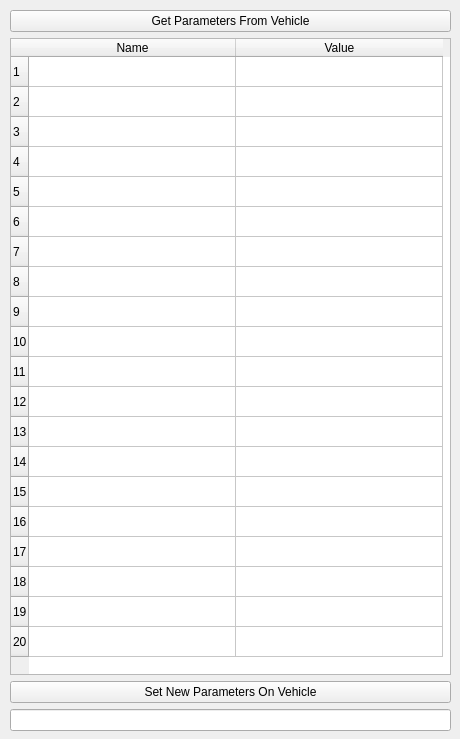
<?xml version="1.0" encoding="UTF-8"?>
<ui version="4.0">
 <class>VehicleParameterUI</class>
 <widget class="QWidget" name="VehicleParameterUI">
  <property name="geometry">
   <rect>
    <x>0</x>
    <y>0</y>
    <width>460</width>
    <height>739</height>
   </rect>
  </property>
  <property name="windowTitle">
   <string>Parameter List</string>
  </property>
  <widget class="QWidget" name="verticalLayoutWidget">
   <property name="geometry">
    <rect>
     <x>10</x>
     <y>10</y>
     <width>441</width>
     <height>721</height>
    </rect>
   </property>
   <layout class="QVBoxLayout" name="verticalLayout">
    <item>
     <widget class="QPushButton" name="getAllParametersFromVehicleButton">
      <property name="text">
       <string>Get Parameters From Vehicle</string>
      </property>
     </widget>
    </item>
    <item>
     <widget class="QTableWidget" name="tableWidget">
      <property name="sizePolicy">
       <sizepolicy hsizetype="Expanding" vsizetype="Expanding">
        <horstretch>0</horstretch>
        <verstretch>0</verstretch>
       </sizepolicy>
      </property>
      <property name="layoutDirection">
       <enum>Qt::LeftToRight</enum>
      </property>
      <property name="autoFillBackground">
       <bool>false</bool>
      </property>
      <property name="frameShape">
       <enum>QFrame::StyledPanel</enum>
      </property>
      <property name="verticalScrollBarPolicy">
       <enum>Qt::ScrollBarAsNeeded</enum>
      </property>
      <property name="editTriggers">
       <set>QAbstractItemView::AnyKeyPressed|QAbstractItemView::DoubleClicked|QAbstractItemView::EditKeyPressed</set>
      </property>
      <property name="tabKeyNavigation">
       <bool>true</bool>
      </property>
      <property name="selectionMode">
       <enum>QAbstractItemView::ExtendedSelection</enum>
      </property>
      <property name="gridStyle">
       <enum>Qt::SolidLine</enum>
      </property>
      <property name="cornerButtonEnabled">
       <bool>true</bool>
      </property>
      <attribute name="horizontalHeaderCascadingSectionResizes">
       <bool>false</bool>
      </attribute>
      <attribute name="horizontalHeaderDefaultSectionSize">
       <number>207</number>
      </attribute>
      <attribute name="verticalHeaderMinimumSectionSize">
       <number>20</number>
      </attribute>
      <attribute name="verticalHeaderDefaultSectionSize">
       <number>30</number>
      </attribute>
      <row>
       <property name="text">
        <string>1</string>
       </property>
      </row>
      <row>
       <property name="text">
        <string>2</string>
       </property>
      </row>
      <row>
       <property name="text">
        <string>3</string>
       </property>
      </row>
      <row>
       <property name="text">
        <string>4</string>
       </property>
      </row>
      <row>
       <property name="text">
        <string>5</string>
       </property>
      </row>
      <row>
       <property name="text">
        <string>6</string>
       </property>
      </row>
      <row>
       <property name="text">
        <string>7</string>
       </property>
      </row>
      <row>
       <property name="text">
        <string>8</string>
       </property>
      </row>
      <row>
       <property name="text">
        <string>9</string>
       </property>
      </row>
      <row>
       <property name="text">
        <string>10</string>
       </property>
      </row>
      <row>
       <property name="text">
        <string>11</string>
       </property>
      </row>
      <row>
       <property name="text">
        <string>12</string>
       </property>
      </row>
      <row>
       <property name="text">
        <string>13</string>
       </property>
      </row>
      <row>
       <property name="text">
        <string>14</string>
       </property>
      </row>
      <row>
       <property name="text">
        <string>15</string>
       </property>
      </row>
      <row>
       <property name="text">
        <string>16</string>
       </property>
      </row>
      <row>
       <property name="text">
        <string>17</string>
       </property>
      </row>
      <row>
       <property name="text">
        <string>18</string>
       </property>
      </row>
      <row>
       <property name="text">
        <string>19</string>
       </property>
      </row>
      <row>
       <property name="text">
        <string>20</string>
       </property>
      </row>
      <column>
       <property name="text">
        <string>Name</string>
       </property>
      </column>
      <column>
       <property name="text">
        <string>Value</string>
       </property>
      </column>
      <item row="0" column="0">
       <property name="text">
        <string/>
       </property>
      </item>
      <item row="0" column="1">
       <property name="text">
        <string/>
       </property>
      </item>
     </widget>
    </item>
    <item>
     <widget class="QPushButton" name="setNewParametersOnVehicleButton">
      <property name="text">
       <string>Set New Parameters On Vehicle</string>
      </property>
     </widget>
    </item>
    <item>
     <widget class="QLineEdit" name="setNewParameterStatuslineEdit">
      <property name="alignment">
       <set>Qt::AlignCenter</set>
      </property>
     </widget>
    </item>
   </layout>
  </widget>
 </widget>
 <resources/>
 <connections/>
</ui>
